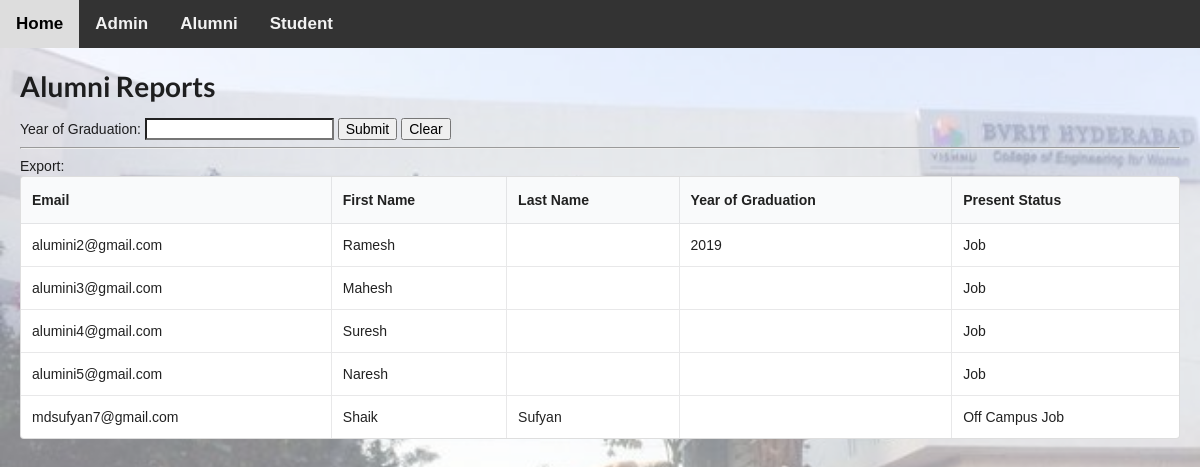
The page /alumni_reports.php on the database its author committed.
### tables this page shows
CREATE TABLE `alumni` (
  `id` int(11) NOT NULL,
  `email` text,
  `password` text,
  `first_name` text,
  `last_name` text,
  `date_of_birth` text,
  `address` text,
  `mobile_number` text,
  `yoj` text,
  `yog` text,
  `present_status` text,
  `job_acquired` text,
  `company` text,
  `college` text,
  `course` text,
  `country` text,
  `job_location` text,
  `designation` text,
  `field_or_technology` text,
  `annual_salary` text,
  `higher_studies1` text,
  `higher_studies2` text,
  `other_higher_studies` text,
  `current_job` text,
  `current_job_location` text,
  `current_company` text,
  `current_designation` text,
  `current_field_or_technology` text,
  `current_annual_salary` text
);

### functions.php (called while the page is built, shortened)
<?php
function get_results($sql, $format=""){
	global $conn;
	$result = $conn->query($sql);
	if ($result->num_rows > 0) {
	    $i = 0;
	    if ($format=="ARRAY_A") {
	    	while($row = $result->fetch_assoc()) {
		        $rows[$i++] = $row;
		    }
	    	return $rows;
	    } elseif ($format=="OBJECT_K") {
		    while($row = $result->fetch_assoc()) {
		        $rows[$row["id"]] = (object) $row;
		    }
	    	return $rows;
	    } else {
		    while($row = $result->fetch_assoc()) {
		        $rows[$i++] = (object) $row;
		    }
	    	$final = (object) $rows;
	    	return $final;
	    }
	} else {
	    return NULL;
	}
}
    ?>

### alumni_reports.php (the view, shortened to what this page needs)
<?php
include 'header.php';
$table_name = 'alumni';
if($_POST["yog"]){
    $yog = $_POST["yog"];
    $rows = get_results("SELECT * FROM $table_name WHERE yog=$yog");
} else {
    $rows = get_results("SELECT * FROM $table_name");
}
?>
<link rel="stylesheet" type="text/css" href="https://cdn.datatables.net/v/dt/jszip-2.5.0/dt-1.10.20/b-1.6.1/b-colvis-1.6.1/b-flash-1.6.1/b-html5-1.6.1/b-print-1.6.1/cr-1.5.2/sp-1.0.1/datatables.min.css"/>
<form method="post">Year of Graduation:
    <input type="text" name="yog" value="<?php echo $yog; ?>">
    <input type="submit">
    <a href=""><button type="button">Clear</button></a>
</form><hr>
<div style="overflow-x:auto">
    Export:
    <table id="myTable" class="ui unstackable celled table dataTable">
        <thead>
            <tr>
                <th>Email</th>
                <th>First Name</th>
                <th>Last Name</th>
                <th>Year of Graduation</th>
                <th>Present Status</th>
            </tr>
        </thead>
        <tbody>
            <?php
            foreach($rows as $row){
                echo '<tr row-id="'.$row->id.'">';
                echo '<td>'.$row->email.'</td>';
                echo '<td>'.$row->first_name.'</td>';
                echo '<td>'.$row->last_name.'</td>';
                echo '<td>'.$row->yog.'</td>';
                echo '<td>'.$row->present_status.'</td>';
                echo '</tr>';
            }
            ?>
        </tbody>
    </table>
</div>

### header.php (shortened to what this page needs)
<?php
include 'functions.php';
include 'database.php';
?>
<!DOCTYPE html>
<html>
<head>
    <title><?php
    $file = end(explode("/",$_SERVER["PHP_SELF"]));
    $file_name = substr($file, 0, -4);
    $file_name = ucwords(str_replace("_", " ", $file_name));
    echo $file_name; ?></title>
    <link rel="stylesheet" href="https://cdnjs.cloudflare.com/ajax/libs/font-awesome/4.7.0/css/font-awesome.min.css">
    <link rel="stylesheet" type="text/css" href="https://cdnjs.cloudflare.com/ajax/libs/semantic-ui/2.4.1/semantic.css">
</head>
<body>
<header>
<div class="topnav" id="myTopnav">
    <a href="index.php">Home</a>
    <?php
    if (isset($user_id)){
        if($_SESSION["role"]=='admin'){
            ?>
            <a href="alumni_list.php">Alumni List</a>
            <a href="students_list.php">Students List</a>
            <a href="events.php">Events</a>
            <a href="event_register_list.php">Event Register List</a>
            <a href="group_chats.php">Group Chats</a>
            <a href="alumni_reports.php">Alumni Reports</a>
            <a href="student_reports.php">Student Reports</a>
            <a href="stats.php">Stats</a>
            <?php
        } else if ($_SESSION["role"]=='alumni'){
            ?>
            <a href="alumni_profile.php">Alumni Profile</a>
            <a href="jobs.php">Jobs</a>
            <a href="materials.php">Materials</a>
            <a href="group_chat_join.php">Group Chat Join</a>
            <?php
        } else if ($_SESSION["role"]=='student'){
            ?>
            <a href="student_profile.php">Student Profile</a>
            <a href="jobs_list.php">Jobs List</a>
            <a href="events_list.php">Events List</a>
             <a href="alumni_reports.php">Alumni Reports</a>
            <a href="group_chat_join.php">Group Chat Join</a>
            <?php
        }
        ?>
        <a href="?logout=yes">Logout</a>
        <?php
    } else {
        ?>
        <a href="admin_login.php">Admin</a>
        <a href="alumni_login.php">Alumni</a>
        <a href="student_login.php">Student</a>
        <?php
    }
    ?>
</div>
</header>
<main>
<?php
if ($file_name!='Index') {
    echo '<h1>'.$file_name.'</h1>';
}

### rows shown on the page
alumni: email "alumini2@gmail.com", first_name "Ramesh", yog "2019", present_status "Job"
alumni: email "alumini3@gmail.com", first_name "Mahesh", present_status "Job"
alumni: email "alumini4@gmail.com", first_name "Suresh", present_status "Job"
alumni: email "alumini5@gmail.com", first_name "Naresh", present_status "Job"
alumni: email "mdsufyan7@gmail.com", first_name "Shaik", last_name "Sufyan", present_status "Off Campus Job"

### other values the page prints
$file_name "Alumni Reports"
